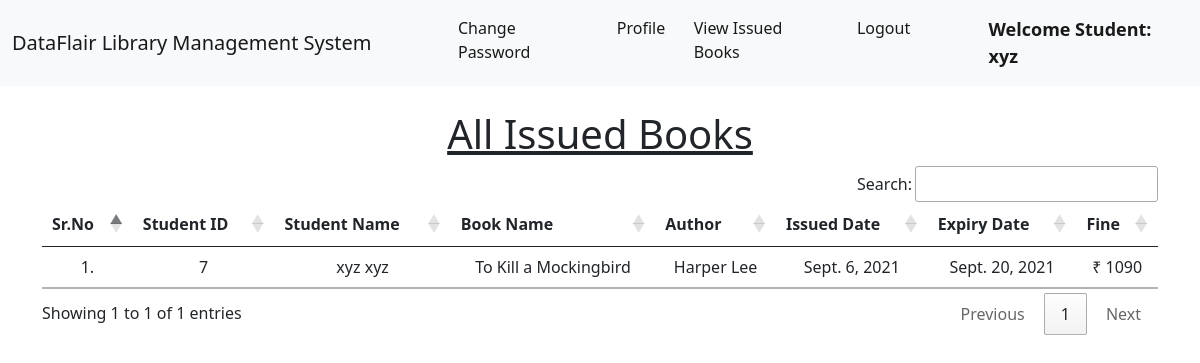
The app's page /student_issued_books/ (signed in) with its own data.
### library/models.py (models this page shows, shortened)
class Book(models.Model):
    name = models.CharField(max_length=200)
    author = models.CharField(max_length=200)
    book_id = models.PositiveIntegerField()
    category = models.CharField(max_length=50)

class IssuedBook(models.Model):
    student_id = models.CharField(max_length=100, blank=True)
    book_id = models.CharField(max_length=13)
    issued_date = models.DateField(auto_now=True)
    expiry_date = models.DateField(default=expiry)

### library/views.py (the view)
# urls.py: path("student_issued_books/", views.student_issued_books, name="student_issued_books"),
@login_required(login_url = '/student_login')
def student_issued_books(request):
    student = Student.objects.filter(user_id=request.user.id)
    issuedBooks = IssuedBook.objects.filter(student_id=student[0].user_id)
    li1 = []
    li2 = []
    for i in issuedBooks:
        books = Book.objects.filter(book_id=i.book_id)
        for book in books:
            t=(request.user.id, request.user.get_full_name, book.name,book.author)
            li1.append(t)
        days=(date.today()-i.issued_date)
        d=days.days
        fine=0
        if d>15:
            day=d-14
            fine=day*5
        t=(issuedBooks[0].issued_date, issuedBooks[0].expiry_date, fine)
        li2.append(t)
    return render(request,'student_issued_books.html',{'li1':li1, 'li2':li2})

### library/templates/student_issued_books.html (shortened to what this page needs)
{% extends 'student_navbar.html' %}
{% load static %}
{% block body %}
<div class="container mt-4">
    <h1 class="text-center"><u>All Issued Books</u></h1>
    <table class="table table-hover" id="example">
        <thead>
            <tr class="text-center">
                <th>Sr.No</th>
                <th>Student ID</th>
                <th>Student Name</th>
                <th>Book Name</th>
                <th>Author</th>
                <th>Issued Date</th>
                <th>Expiry Date</th>
                <th>Fine</th>
            </tr>
        </thead>
        <tbody>
            {% for i in li1 %}
            <tr class="text-center">
                <td>{{forloop.counter}}.</td>
                <td>{{i.0}}</td>
                <td>{{i.1}}</td>
                <td>{{i.2}}</td>
                <td>{{i.3}}</td>
                {% endfor %}
                {% for i in li2 %}
                <td>{{i.0}}</td>
                <td>{{i.1}}</td>
                <td>₹ {{i.2}}</td>
            </tr>
            {% endfor %}
        </tbody>
    </table>
    </div>
{% endblock %}

### library/templates/student_navbar.html (shortened to what this page needs)
<!doctype html>
<html lang="en">
  <head>
    <link href="https://cdn.jsdelivr.net/npm/bootstrap@5.1.0/dist/css/bootstrap.min.css" rel="stylesheet">
    <link rel="stylesheet" href="https://cdn.datatables.net/1.10.25/css/jquery.dataTables.min.css">
    <link rel="stylesheet" href="https://cdn.datatables.net/buttons/1.7.1/css/buttons.dataTables.min.css">
  </head>
  <body>
    <nav class="navbar navbar-expand-lg navbar-light bg-light sticky-top">
        <div class="container-fluid">
          <a class="navbar-brand" href="#">DataFlair Library Management System</a>
          <div class="collapse navbar-collapse" id="navbarSupportedContent">
            <ul class="navbar-nav me-auto mb-2 mb-lg-0">
              <li class="nav-item">
                <a class="nav-link active" aria-current="page" href="/change_password/">Change Password</a>
              </li>
              <li class="nav-item">
                <a class="nav-link active" aria-current="page" href="/profile/">Profile</a>
              </li>
              <li class="nav-item">
                <a class="nav-link active" aria-current="page" href="/student_issued_books/">View Issued Books</a>
              </li>
              <li class="nav-item">
                <a class="nav-link active" aria-current="page" href="/logout/">Logout</a>
              </li>
              <li class="nav-item">
                <a style="font-weight:600; font-family:'Segoe UI', Tahoma, Geneva, Verdana, sans-serif; font-size: large;" class="nav-link active" href="#">Welcome Student: {{request.user}}</a>
              </li>
            </ul>
          </div>
        </div>
      </nav>
      {% block body %}
      {% endblock %}
  </body>
</html>

### records on screen
Book: name "To Kill a Mockingbird", author "Harper Lee"
IssuedBook: issued_date "Sept. 6, 2021", expiry_date "Sept. 20, 2021"

### other values on screen
{{ request.user }} "xyz"
{{ i.0 }} "7"
{{ i.1 }} "xyz xyz"
{{ i.2 }} "1090"
